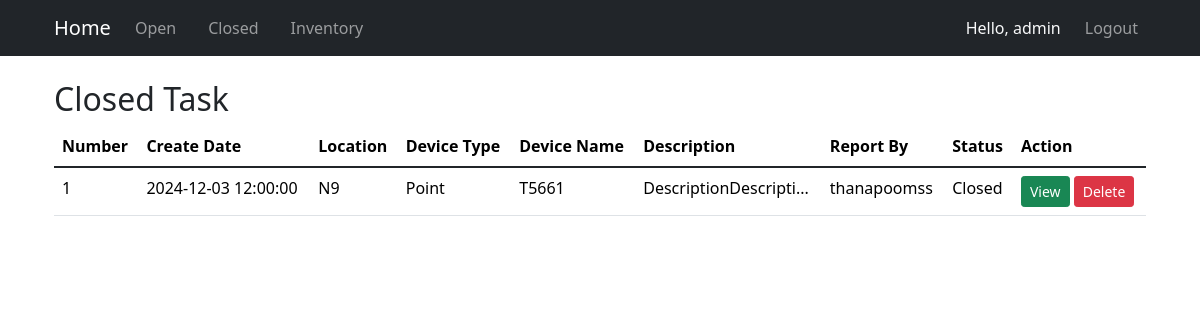
/closed (signed in), run on the app's committed database.
### models.py (models this page shows, shortened)
class User(UserMixin, db.Model):
    id = db.Column(db.Integer, primary_key=True)
    username = db.Column(db.String(50), unique=True, nullable=False)
    password = db.Column(db.String(255), nullable=False)
    role = db.Column(db.String(20), nullable=False)

class Work(db.Model):
    number = db.Column(db.Integer, primary_key=True, autoincrement=True)  # เลข 6 หลัก รันอัตโนมัติ
    create_date = db.Column(db.DateTime, default=now_utc)  # วันที่และเวลา สร้างอัตโนมัติ
    work_order = db.Column(db.String(50), nullable=False)          # Work Order
    line_id = db.Column(db.Integer, db.ForeignKey('line.id'), nullable=True)
    location_id = db.Column(db.Integer, db.ForeignKey('location.id'), nullable=True)
    device_type_id = db.Column(db.Integer, db.ForeignKey('device_type.id'), nullable=True)
    device_name_id = db.Column(db.Integer, db.ForeignKey('device_name.id'), nullable=True)
    description = db.Column(db.Text, nullable=False)               # รายละเอียด
    report_by = db.Column(db.String(50), nullable=False)           # ผู้รายงาน
    status = db.Column(db.String(20), nullable=False, default="open")  # สถานะ (ค่าเริ่มต้น: open)
    link = db.Column(db.String(255), nullable=True)           # URL ของไฟล์
    line = db.relationship('Line', backref='works')
    location = db.relationship('Location', backref='works')
    device_type = db.relationship('DeviceType', backref='works')
    device_name = db.relationship('DeviceName', backref='works')

class Location(db.Model):
    id = db.Column(db.Integer, primary_key=True)
    name = db.Column(db.String(50), nullable=False)
    line_id = db.Column(db.Integer, db.ForeignKey('line.id'), nullable=False)
    line = db.relationship('Line', backref=db.backref('locations', lazy=True))

class DeviceType(db.Model):
    id = db.Column(db.Integer, primary_key=True)
    name = db.Column(db.String(50), nullable=False)
    line_id = db.Column(db.Integer, db.ForeignKey('line.id'), nullable=False)
    line = db.relationship('Line', backref=db.backref('device_types', lazy=True))

class DeviceName(db.Model):
    id = db.Column(db.Integer, primary_key=True)
    name = db.Column(db.String(100), nullable=False)
    device_type_id = db.Column(db.Integer, db.ForeignKey('device_type.id'), nullable=False)
    location_id = db.Column(db.Integer, db.ForeignKey('location.id'), nullable=False)
    device_type = db.relationship('DeviceType', backref=db.backref('device_names', lazy=True))
    location = db.relationship('Location', backref=db.backref('device_names', lazy=True))
    bound = db.Column(db.String(100), nullable=True)
    inandout = db.Column(db.String(100), nullable=True)
    serial_number = db.Column(db.String(100), nullable=True)

### routes.py (the view)
    @app.route('/closed',methods=['GET','POST'])
    @login_required
    def closed():
        works = Work.query.all()
        return render_template("closed.html", works=works)

### app.py (called while the page is built)
@login_manager.user_loader
def load_user(user_id):      # โหลดผู้ใช้จากฐานข้อมูลตาม user_id
    return User.query.get(int(user_id))

### templates/closed.html (shortened to what this page needs)
{% import "bootstrap/wtf.html" as wtf %}
{% extends "layout.html" %}
{% block content %}
<!DOCTYPE html>
<html lang="en">
<head>
    <link rel="stylesheet" href="https://cdn.jsdelivr.net/npm/bootstrap@5.1.3/dist/css/bootstrap.min.css">
    <link rel="stylesheet" href="https://cdn.jsdelivr.net/npm/bootstrap-table/dist/bootstrap-table.min.css">
</head>
<body>
<div class="container">
    <br>
    <h2>Closed Task</h2>
    {% if works %}
    <table data-toggle="table"
           data-search="true"
           data-pagination="true"
           data-page-list="[10, 25, 50, 100, all]"
           class="table">
        <thead>
            <tr>
                <th data-sortable="true" data-field="number">Number</th>
                <th data-sortable="true" data-field="create_date">Create Date</th>
                <th data-sortable="true" data-field="location_name">Location</th>
                <th data-sortable="true" data-field="device_type">Device Type</th>
                <th data-sortable="true" data-field="device_name">Device Name</th>
                <th data-sortable="true" data-field="description">Description</th>
                <th data-sortable="true" data-field="report_by">Report By</th>
                <th data-sortable="true" data-field="status">Status</th>
                <th data-field="action">Action</th>
            </tr>
        </thead>
        <tbody>
            {% for work in works %}
            {% if work.status != 'Open' %}
            <tr>
                <td>{{ work.number }}</td>
                <td>{{ work.create_date.strftime('%Y-%m-%d %H:%M:%S') }}</td>
                <td>{{ work.location.name if work.location else 'N/A' }}</td>
                <td>{{ work.device_type.name if work.device_type else 'N/A' }}</td>
                <td>{{ work.device_name.name if work.device_name else 'N/A' }}</td>
                <td>
                    {% if work.description|length > 20 %}
                        <span title="{{ work.description }}" data-bs-toggle="tooltip" data-bs-placement="top">
                            {{ work.description[:20] }}...
                        </span>
                    {% else %}
                        {{ work.description }}
                    {% endif %}
                </td>
                <td>{{ work.report_by }}</td>
                <td>{{ work.status }}</td>
                <td class="actions">
                    <a href="{{ url_for('work_detail', number=work.number) }}" class="btn btn-success btn-sm">View</a>
                    {% if current_user.role == 'admin' %}
                        <a href="#" onclick="confirmDelete('{{ work.number }}')" class="btn btn-danger btn-sm">Delete</a>
                    {% endif %}
                </td>
            </tr>
            {% endif %}
            {% endfor %}
        </tbody>
    </table>
    {% endif %}
</div>
</body>
</html>
{% endblock %}

### templates/layout.html (shortened to what this page needs)
<!DOCTYPE html>
<html lang="en">
<head>
	<link href="https://cdn.jsdelivr.net/npm/bootstrap@5.3.3/dist/css/bootstrap.min.css" rel="stylesheet">
</head>
<body>
	<nav class="navbar navbar-expand-lg navbar-dark bg-dark">
	  <div class="container">
		<a class="navbar-brand" href="/">Home</a>
		<div class="collapse navbar-collapse" id="navbarNav">
		  <div class="navbar-nav">
			  <a class="nav-link me-3" aria-current="page" href="{{ url_for('open') }}">Open</a>
			  <a class="nav-link me-3" aria-current="page" href="{{ url_for('closed') }}">Closed</a>
			  <a class="nav-link me-3" aria-current="page" href="{{ url_for('inventory') }}">Inventory</a>
		  </div>
		  <div class="navbar-nav ms-auto">
			{% if current_user.is_authenticated %}
			  <span class="navbar-text text-light me-3">Hello, {{ current_user.username }}</span>
			  <a class="nav-link" href="{{ url_for('logout') }}">Logout</a>
			{% else %}
			  <a class="nav-link" href="{{ url_for('login') }}">Login</a>
			{% endif %}
		  </div>
		</div>
	  </div>
	</nav>
	<main>
		{% block content %}
		{% endblock %}
	</main>
</body>
</html>

### data on the page
User: username "admin"
Work: number "1", create_date "2024-12-03 12:00:00", location "N9", device_type "Point", device_name "T5661", description "DescriptionDescripti", report_by "thanapoomss", status "Closed"
